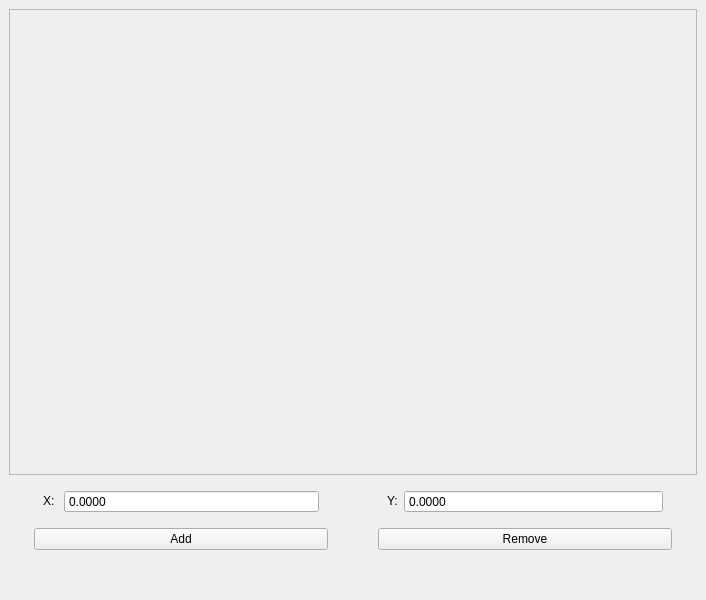
<?xml version="1.0" encoding="UTF-8"?>
<ui version="4.0">
 <class>MainWindow</class>
 <widget class="QMainWindow" name="MainWindow">
  <property name="geometry">
   <rect>
    <x>0</x>
    <y>0</y>
    <width>706</width>
    <height>600</height>
   </rect>
  </property>
  <property name="windowTitle">
   <string>MainWindow</string>
  </property>
  <widget class="QWidget" name="centralwidget">
   <layout class="QVBoxLayout" name="verticalLayout" stretch="4,1">
    <property name="bottomMargin">
     <number>50</number>
    </property>
    <item>
     <widget class="QFrame" name="plot_frame">
      <property name="frameShape">
       <enum>QFrame::StyledPanel</enum>
      </property>
      <property name="frameShadow">
       <enum>QFrame::Raised</enum>
      </property>
      <layout class="QHBoxLayout" name="horizontalLayout_2"/>
     </widget>
    </item>
    <item>
     <layout class="QGridLayout" name="buttons_grid_layout">
      <property name="sizeConstraint">
       <enum>QLayout::SetDefaultConstraint</enum>
      </property>
      <property name="leftMargin">
       <number>25</number>
      </property>
      <property name="rightMargin">
       <number>25</number>
      </property>
      <property name="horizontalSpacing">
       <number>50</number>
      </property>
      <item row="1" column="1">
       <widget class="QPushButton" name="removeButton">
        <property name="text">
         <string>Remove</string>
        </property>
       </widget>
      </item>
      <item row="1" column="0">
       <widget class="QPushButton" name="addButton">
        <property name="text">
         <string>Add</string>
        </property>
       </widget>
      </item>
      <item row="0" column="1">
       <widget class="QFrame" name="horizontalFrame_2">
        <property name="sizePolicy">
         <sizepolicy hsizetype="Preferred" vsizetype="Fixed">
          <horstretch>0</horstretch>
          <verstretch>0</verstretch>
         </sizepolicy>
        </property>
        <layout class="QHBoxLayout" name="y_input_group">
         <item>
          <widget class="QLabel" name="y_label">
           <property name="sizePolicy">
            <sizepolicy hsizetype="Maximum" vsizetype="Fixed">
             <horstretch>0</horstretch>
             <verstretch>0</verstretch>
            </sizepolicy>
           </property>
           <property name="text">
            <string>Y:</string>
           </property>
          </widget>
         </item>
         <item>
          <widget class="QDoubleSpinBox" name="y_value">
           <property name="locale">
            <locale language="English" country="UnitedStates"/>
           </property>
           <property name="buttonSymbols">
            <enum>QAbstractSpinBox::NoButtons</enum>
           </property>
           <property name="decimals">
            <number>4</number>
           </property>
           <property name="minimum">
            <double>-9900.000000000000000</double>
           </property>
           <property name="maximum">
            <double>9900.000000000000000</double>
           </property>
           <property name="singleStep">
            <double>0.000100000000000</double>
           </property>
          </widget>
         </item>
        </layout>
       </widget>
      </item>
      <item row="0" column="0">
       <widget class="QFrame" name="horizontalFrame">
        <property name="sizePolicy">
         <sizepolicy hsizetype="Preferred" vsizetype="Fixed">
          <horstretch>0</horstretch>
          <verstretch>0</verstretch>
         </sizepolicy>
        </property>
        <layout class="QHBoxLayout" name="x_input_group">
         <property name="sizeConstraint">
          <enum>QLayout::SetMinimumSize</enum>
         </property>
         <item>
          <widget class="QLabel" name="x_label">
           <property name="sizePolicy">
            <sizepolicy hsizetype="Maximum" vsizetype="Fixed">
             <horstretch>0</horstretch>
             <verstretch>0</verstretch>
            </sizepolicy>
           </property>
           <property name="text">
            <string>X: </string>
           </property>
          </widget>
         </item>
         <item>
          <widget class="QDoubleSpinBox" name="x_value">
           <property name="sizePolicy">
            <sizepolicy hsizetype="Minimum" vsizetype="Fixed">
             <horstretch>0</horstretch>
             <verstretch>0</verstretch>
            </sizepolicy>
           </property>
           <property name="locale">
            <locale language="English" country="UnitedStates"/>
           </property>
           <property name="buttonSymbols">
            <enum>QAbstractSpinBox::NoButtons</enum>
           </property>
           <property name="showGroupSeparator" stdset="0">
            <bool>false</bool>
           </property>
           <property name="decimals">
            <number>4</number>
           </property>
           <property name="minimum">
            <double>-9900.000000000000000</double>
           </property>
           <property name="maximum">
            <double>9900.000000000000000</double>
           </property>
           <property name="singleStep">
            <double>0.000100000000000</double>
           </property>
          </widget>
         </item>
        </layout>
       </widget>
      </item>
     </layout>
    </item>
   </layout>
  </widget>
 </widget>
 <resources/>
 <connections>
  <connection>
   <sender>removeButton</sender>
   <signal>clicked()</signal>
   <receiver>MainWindow</receiver>
   <slot>remove_point()</slot>
   <hints>
    <hint type="sourcelabel">
     <x>428</x>
     <y>531</y>
    </hint>
    <hint type="destinationlabel">
     <x>507</x>
     <y>556</y>
    </hint>
   </hints>
  </connection>
  <connection>
   <sender>addButton</sender>
   <signal>clicked()</signal>
   <receiver>MainWindow</receiver>
   <slot>add_new_point()</slot>
   <hints>
    <hint type="sourcelabel">
     <x>198</x>
     <y>532</y>
    </hint>
    <hint type="destinationlabel">
     <x>97</x>
     <y>553</y>
    </hint>
   </hints>
  </connection>
 </connections>
 <slots>
  <slot>add_new_point()</slot>
  <slot>remove_point()</slot>
 </slots>
</ui>
